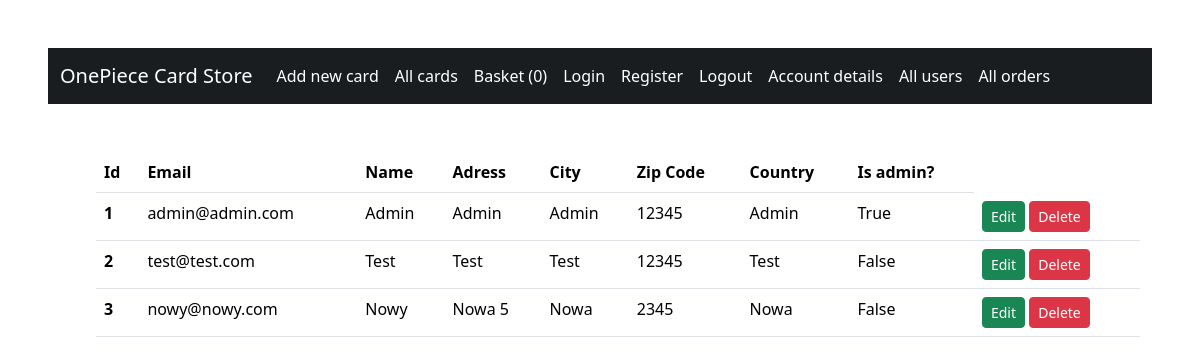
/all_users (signed in), run on the app's committed database.
### blueprints/databases.py (models this page shows)
class User(db.Model, UserMixin):
    id = db.Column(db.Integer, primary_key=True)
    email = db.Column(db.String(50), nullable=False, default=False)
    password = db.Column(db.String(50), nullable=False, default=False)
    name = db.Column(db.String(25))
    adress = db.Column(db.String(75))
    city = db.Column(db.String(20))
    zipcode = db.Column(db.Integer)
    country = db.Column(db.String(20))
    is_admin = db.Column(db.Boolean, nullable=False, default=False)

### blueprints/admin.py (the view)
@admin.route("/all_users")
@login_required
@admin_required
def all_users():
    users = User.query.all()
    return render_template("all_users.html", users=users)

### app.py (called while the page is built)
@login_manager.user_loader
def load_user(id):
    return User.query.filter(User.id == id).first()

### templates/all_users.html (shortened to what this page needs)
{% extends "base.html" %}
{% from "macros.html" import delete_modal, delete_script %}
{% block body %}
<div class="container mx-lg-5 px-lg-5">
    <table class="table">
        <thead>
            <tr>
                <th scope="col">Id</th>
                <th scope="col">Email</th>
                <th scope="col">Name</th>
                <th scope="col">Adress</th>
                <th scope="col">City</th>
                <th scope="col">Zip Code</th>
                <th scope="col">Country</th>
                <th scope="col">Is admin?</th>
            </tr>
        </thead>
        <tbody>
            {% for user in users %}
            <tr>
                <th scope="row">{{ user.id }}</th>
                <td>{{ user.email }}</td>
                <td>{{ user.name }}</td>
                <td>{{ user.adress }}</td>
                <td>{{ user.city }}</td>
                <td>{{ user.zipcode }}</td>
                <td>{{ user.country }}</td>
                <td>{{ user.is_admin }}</td>
                <td>
                    <a href="{{ url_for('admin.edit_user', user_id=user.id) }}" class="btn btn-success btn-sm">Edit</a>
                    <a type="button" class="btn btn-danger btn-sm delete-confirm" data-bs-toggle="modal"
                       data-bs-target="#confirmDeleteModal" data-desc="{{ 'Remove user {} from database?'.format(user.name) }}"
                       data-url="{{ url_for('admin.delete_user', user_id=user.id) }}">
                        Delete
                    </a>
                </td>
            </tr>
            {% endfor %}
        </tbody>
    </table>
</div>
{% endblock %}

### data on the page
User: id "1", email "admin@admin.com", name "Admin", adress "Admin", city "Admin", zipcode "12345", country "Admin", is_admin "True"
User: id "2", email "test@test.com", name "Test", adress "Test", city "Test", zipcode "12345", country "Test", is_admin "False"
User: id "3", email "nowy@nowy.com", name "Nowy", adress "Nowa 5", city "Nowa", zipcode "2345", country "Nowa", is_admin "False"

### other printed values
{{ session['basket']|length }} "0"
